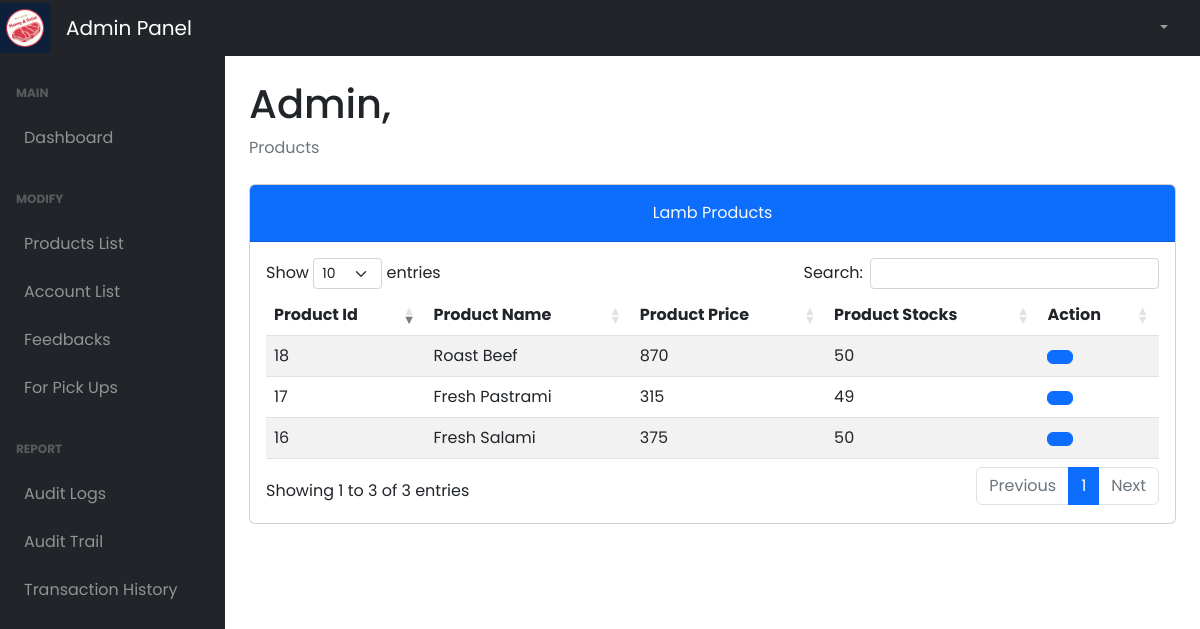
/admin/deli.php (signed in), run on the app's committed database.
### tables this page shows
CREATE TABLE `tbl_products` (
  `prod_id` int(11) NOT NULL,
  `prod_name` varchar(255) NOT NULL,
  `prod_price` int(11) NOT NULL,
  `prod_type` int(11) NOT NULL,
  `prod_stocks` float NOT NULL,
  `prod_img` varchar(255) NOT NULL
);

### admin/deli.php (the view, shortened to what this page needs)
<!DOCTYPE html>
<html lang="en">
  <head>
    <link href="../plugins/dataTables.bootstrap5.min.css" rel="stylesheet" />
    <link href="../plugins/responsive.bootstrap5.min.css" rel="stylesheet" />
    <link href="../styles/bootstrap5-min.css" rel="stylesheet" />
    <link href="../styles/card-general.css" rel="stylesheet" />
  </head>
  <body class="sb-nav-fixed">
    <?php require_once("./navbar.php"); ?>
    <div id="layoutSidenav">
      <?php require_once("./sidebar.php"); ?>
      <div id="layoutSidenav_content">
        <main>
          <div class="container-fluid px-4">
            <h1 class="mt-4" id="full_name">Admin,</h1>
            <ol class="breadcrumb mb-4">
              <li class="breadcrumb-item active">Products</li>
            </ol>
              <div class="card mb-5">
                    <div class="card-header bg-primary pt-3">
                        <div class="text-center">
                            <p class="card-title text-light">Lamb Products
                        </div>
                    </div>
                    <div class="card-body">
                      <table id="residenceAccounts" class="table table-striped nowrap" style="width:100%">
                        <thead>
                          <tr>
                              <th>Product Id</th>
                              <th>Product Name</th>
                              <th>Product Price</th>
                              <th>Product Stocks</th>
                              <th>Action</th>
                          </tr>
                        </thead>
                        <tbody>
                          <?php
                            $query = "SELECT * FROM tbl_products WHERE prod_type = 5";
                            $stmt = $conn->prepare($query);
                            $stmt->execute();
                            $result = $stmt->get_result();
                              while ($data = $result->fetch_assoc()) {
                          ?>
                          <tr>
                            <td><?php echo $data['prod_id'];?></td>
                            <td><?php echo $data['prod_name'];?></td>
                            <td><?php echo $data['prod_price'];?></td>
                            <td><?php echo $data['prod_stocks'];?></td>
                            <td>
                                <button type="button" class="btn btn-primary" id="<?php echo $data["prod_id"] ?>"  data-bs-toggle="modal" data-bs-target="#residenceAccountDetails<?php echo $data["prod_id"] ?>" data-bs-whatever="@getbootstrap">
                                </button>
                            </td>
                          </tr>
                          <?php
                            }
                          ?>
                        </tbody>
                      </table>
                    </div>
                  </div>
            </div>
      </main>
    </div>
  </div>
    <link rel="stylesheet" href="../styles/dataTables.min.css">
  </body>
</html>

### styles/card-general.css (style rules this page uses)
* { margin: 0; padding: 0; box-sizing: border-box; font-family: "Poppins", sans-serif; }

### data on the page
tbl_products: prod_id "16", prod_name "Fresh Salami", prod_price "375", prod_stocks "50"
tbl_products: prod_id "17", prod_name "Fresh Pastrami", prod_price "315", prod_stocks "49"
tbl_products: prod_id "18", prod_name "Roast Beef", prod_price "870", prod_stocks "50"
